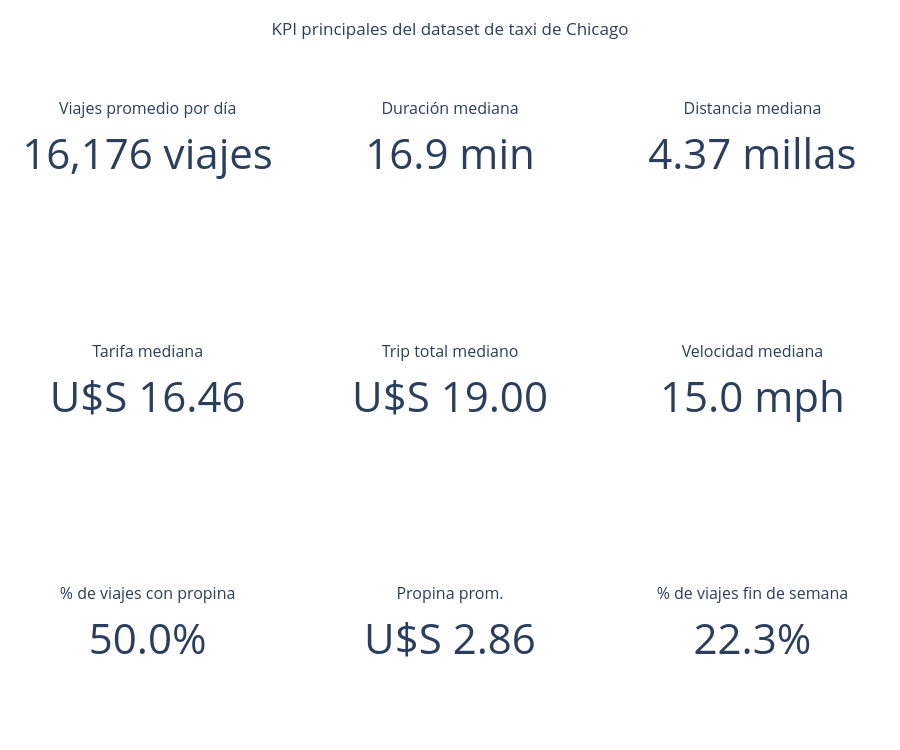

The notebook cell saved with this chart:
### Markdown cell above
## Panel rápido de métricas

Armo un primer panel con volumen, duración, distancia, tarifa y velocidad para tener una referencia general.

### Code cell
import math
import pandas as pd
import plotly.graph_objects as go
from plotly.subplots import make_subplots

# base diaria para volumen
daily_trips = df.groupby("trip_date").size()

# KPIs
kpis = [
    {
        "title": "Viajes promedio por día",
        "value": daily_trips.mean(),
        "prefix": "",
        "suffix": " viajes",
        "format": ",.0f"
    },
    {
        "title": "Duración mediana",
        "value": df["trip_minutes"].median(),
        "prefix": "",
        "suffix": " min",
        "format": ",.1f"
    },
    {
        "title": "Distancia mediana",
        "value": df["trip_miles"].median(),
        "prefix": "",
        "suffix": " millas",
        "format": ",.2f"
    },
    {
        "title": "Tarifa mediana",
        "value": df["fare"].median(),
        "prefix": "U$S ",
        "suffix": "",
        "format": ",.2f"
    },
    {
        "title": "Trip total mediano",
        "value": df["trip_total"].median(),
        "prefix": "U$S ",
        "suffix": "",
        "format": ",.2f"
    },
    {
        "title": "Velocidad mediana",
        "value": df["speed_mph"].median(),
        "prefix": "",
        "suffix": " mph",
        "format": ",.1f"
    },
    {
        "title": "% de viajes con propina",
        "value": (df["tips"] > 0).mean() * 100,
        "prefix": "",
        "suffix": "%",
        "format": ",.1f"
    },
    {
        "title": "Propina prom.",
        "value": df["tips"].mean(),
        "prefix": "U$S ",
        "suffix": "",
        "format": ",.2f"
    },
    {
        "title": "% de viajes fin de semana",
        "value": df["is_weekend"].mean() * 100,
        "prefix": "",
        "suffix": "%",
        "format": ",.1f"
    }
]

# layout 3x3
fig = make_subplots(
    rows=3,
    cols=3,
    specs=[
        [{"type": "indicator"}, {"type": "indicator"}, {"type": "indicator"}],
        [{"type": "indicator"}, {"type": "indicator"}, {"type": "indicator"}],
        [{"type": "indicator"}, {"type": "indicator"}, {"type": "indicator"}]
    ],
    vertical_spacing=0.12,
    horizontal_spacing=0.08
)

for i, k in enumerate(kpis):
    row = i // 3 + 1
    col = i % 3 + 1

    fig.add_trace(
        go.Indicator(
            mode="number",
            value=k["value"],
            title={
                "text": k["title"],
                "font": {"size": 16}
            },
            number={
                "prefix": k["prefix"],
                "suffix": k["suffix"],
                "valueformat": k["format"],
                "font": {"size": 42}
            }
        ),
        row=row,
        col=col
    )

fig.update_layout(
    title={
        "text": "KPI principales del dataset de taxi de Chicago",
        "x": 0.5
    },
    template="plotly_white",
    height=750,
    margin=dict(l=30, r=30, t=70, b=30)
)

fig.show()

### Figure 1 — Plotly figure (JSON) as saved in the notebook; plotly's stock layout.template omitted (floating-point values rounded to 4 significant figures)
{"data": [{"domain": {"x": [0, 0.28], "y": [0.7467, 1]}, "mode": "number", "number": {"font": {"size": 42}, "prefix": "", "suffix": " viajes", "valueformat": ",.0f"}, "title": {"font": {"size": 16}, "text": "Viajes promedio por día"}, "type": "indicator", "value": 16180.0}, {"domain": {"x": [0.36, 0.64], "y": [0.7467, 1]}, "mode": "number", "number": {"font": {"size": 42}, "prefix": "", "suffix": " min", "valueformat": ",.1f"}, "title": {"font": {"size": 16}, "text": "Duración mediana"}, "type": "indicator", "value": 16.85}, {"domain": {"x": [0.72, 1], "y": [0.7467, 1]}, "mode": "number", "number": {"font": {"size": 42}, "prefix": "", "suffix": " millas", "valueformat": ",.2f"}, "title": {"font": {"size": 16}, "text": "Distancia mediana"}, "type": "indicator", "value": 4.37}, {"domain": {"x": [0, 0.28], "y": [0.3733, 0.6267]}, "mode": "number", "number": {"font": {"size": 42}, "prefix": "U$S ", "suffix": "", "valueformat": ",.2f"}, "title": {"font": {"size": 16}, "text": "Tarifa mediana"}, "type": "indicator", "value": 16.46}, {"domain": {"x": [0.36, 0.64], "y": [0.3733, 0.6267]}, "mode": "number", "number": {"font": {"size": 42}, "prefix": "U$S ", "suffix": "", "valueformat": ",.2f"}, "title": {"font": {"size": 16}, "text": "Trip total mediano"}, "type": "indicator", "value": 19}, {"domain": {"x": [0.72, 1], "y": [0.3733, 0.6267]}, "mode": "number", "number": {"font": {"size": 42}, "prefix": "", "suffix": " mph", "valueformat": ",.1f"}, "title": {"font": {"size": 16}, "text": "Velocidad mediana"}, "type": "indicator", "value": 15.0}, {"domain": {"x": [0, 0.28], "y": [0, 0.2533]}, "mode": "number", "number": {"font": {"size": 42}, "prefix": "", "suffix": "%", "valueformat": ",.1f"}, "title": {"font": {"size": 16}, "text": "% de viajes con propina"}, "type": "indicator", "value": 50.0}, {"domain": {"x": [0.36, 0.64], "y": [0, 0.2533]}, "mode": "number", "number": {"font": {"size": 42}, "prefix": "U$S ", "suffix": "", "valueformat": ",.2f"}, "title": {"font": {"size": 16}, "text": "Propina prom."}, "type": "indicator", "value": 2.857}, {"domain": {"x": [0.72, 1], "y": [0, 0.2533]}, "mode": "number", "number": {"font": {"size": 42}, "prefix": "", "suffix": "%", "valueformat": ",.1f"}, "title": {"font": {"size": 16}, "text": "% de viajes fin de semana"}, "type": "indicator", "value": 22.27}], "layout": {"height": 750, "margin": {"b": 30, "l": 30, "r": 30, "t": 70}, "title": {"text": "KPI principales del dataset de taxi de Chicago", "x": 0.5}}}
